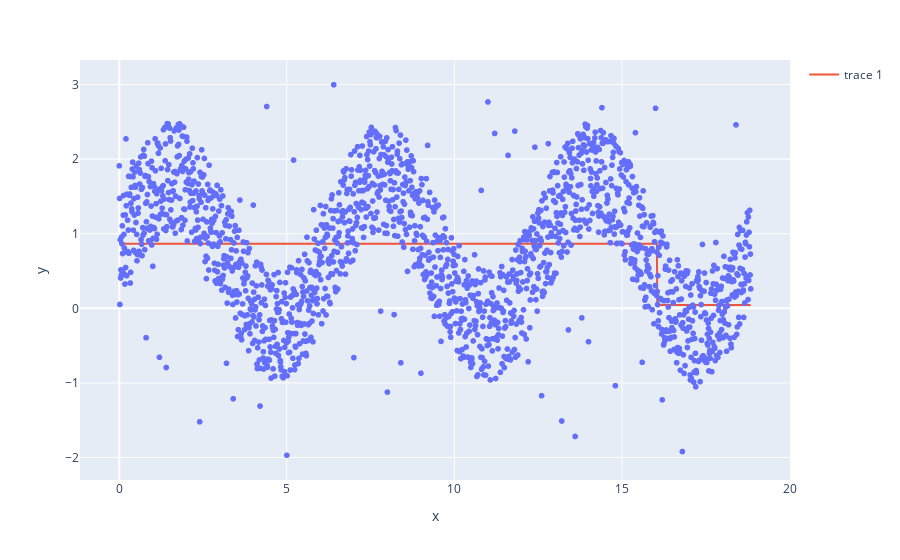

Here is the notebook cell this chart was saved with:
### Code cell
# визуализируем работу слабого классификатора
fig = px.scatter(x=X.ravel(), y=y)

y_hat = clf.predict(X)

fig.add_trace(go.Scatter(x=X.ravel(), y=y_hat)).show()

### Figure 1 — Plotly figure (JSON) as saved in the notebook; plotly's stock layout.template omitted (floating-point values rounded to 4 significant figures; data arrays with more than 128 entries replaced by an {"elided": "..."} marker saying what was removed)
{"data": [{"hovertemplate": "x=%{x}<br>y=%{y}<extra></extra>", "legendgroup": "", "marker": {"color": "#636efa", "symbol": "circle"}, "mode": "markers", "name": "", "showlegend": false, "x": {"elided": "1885 float values"}, "xaxis": "x", "y": {"elided": "1885 float values"}, "yaxis": "y", "type": "scattergl"}, {"x": {"elided": "1885 float values"}, "y": {"elided": "1885 float values"}, "type": "scatter"}], "layout": {"xaxis": {"anchor": "y", "domain": [0.0, 1.0], "title": {"text": "x"}}, "yaxis": {"anchor": "x", "domain": [0.0, 1.0], "title": {"text": "y"}}, "legend": {"tracegroupgap": 0}, "margin": {"t": 60}}}
